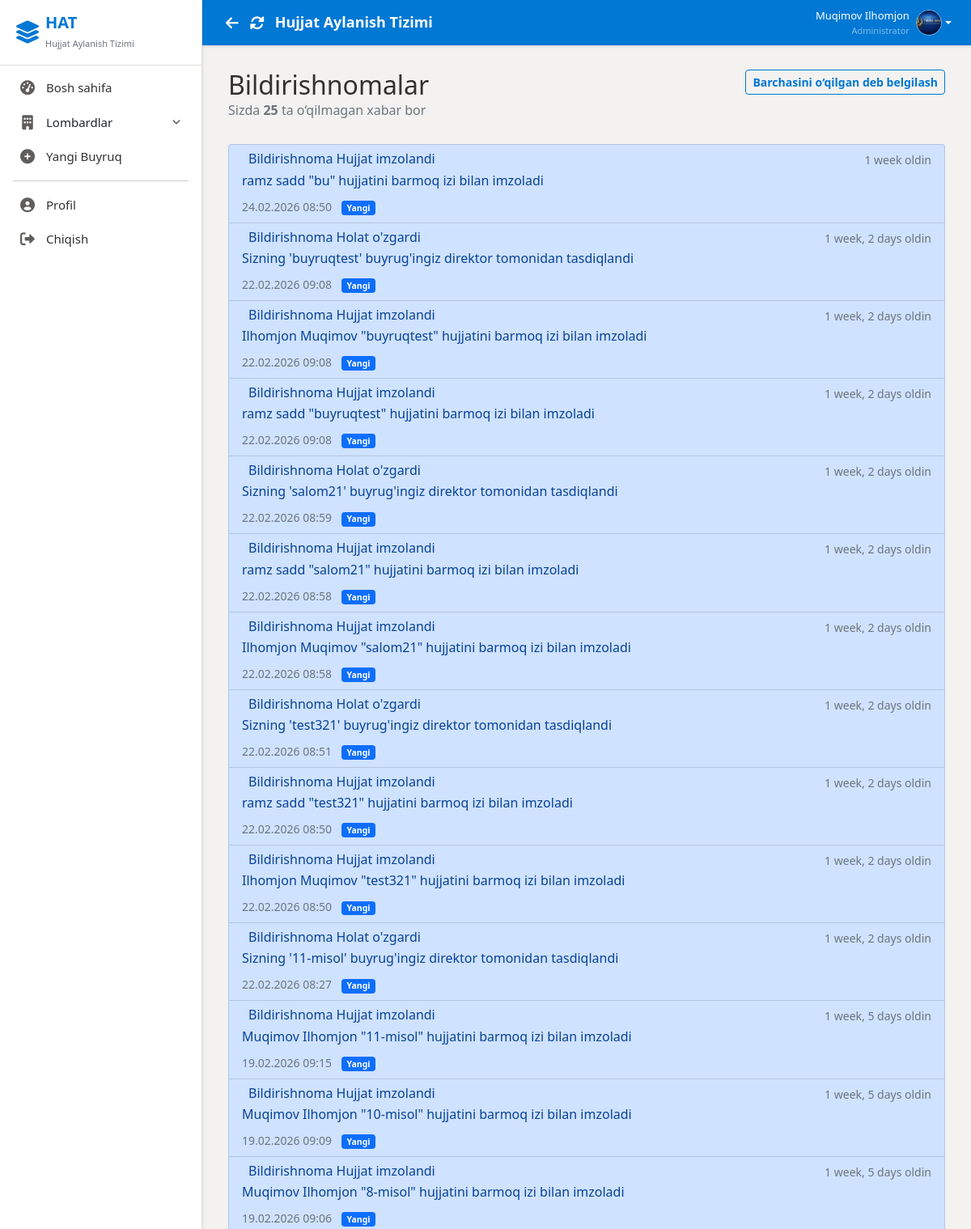
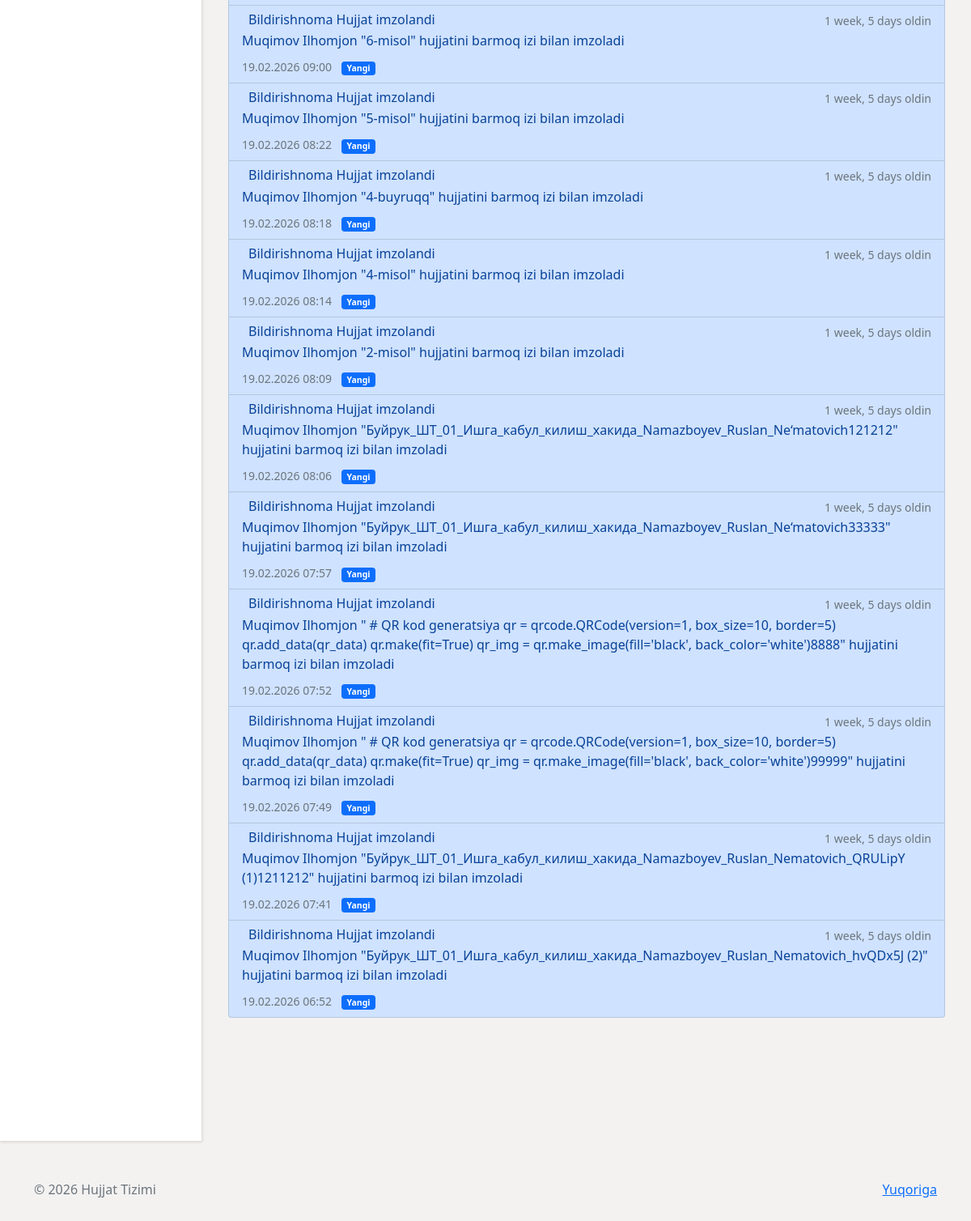
/notifications/ (signed in), run on the app's committed database (2 pictures, top to bottom).
### users/models.py (models this page shows, shortened)
class CustomUser(AbstractUser):
    ROLE_CHOICES = (
        ('admin', 'Administrator'),
        ('employee', 'Ishchi'),
        ('director', 'Direktor'),
    )
    role = models.CharField(max_length=20, choices=ROLE_CHOICES, default='employee')
    branch = models.ManyToManyField(
        Branch,
        related_name='employees',
        blank=True
    )
    profile_image = models.ImageField(upload_to='profiles/', null=True, blank=True)
    signature_image = models.ImageField(upload_to='signatures/', null=True, blank=True)
    fingerprint_enabled = models.BooleanField(default=False, verbose_name='Fingerprint Authentication Enabled')
    middle_name = models.CharField(max_length=100, blank=True, verbose_name='Otasining ismi')
    position = models.CharField(max_length=200, blank=True, verbose_name='Lavozim')
    class Meta:
        verbose_name = 'User'
        verbose_name_plural = 'Users'

### documents/models.py (models this page shows, shortened)
class Notification(models.Model):
    NOTIFICATION_TYPES = (
        ('signature_request', 'Imzo so\'rovi'),
        ('document_signed', 'Hujjat imzolandi'),
        ('status_changed', 'Holat o\'zgardi'),
    )
    user = models.ForeignKey('users.CustomUser', on_delete=models.CASCADE, related_name='notifications')
    notification_type = models.CharField(max_length=30, choices=NOTIFICATION_TYPES)
    order = models.ForeignKey(Order, on_delete=models.CASCADE, related_name='notifications', null=True, blank=True)
    message = models.TextField()
    read = models.BooleanField(default=False)
    created_at = models.DateTimeField(auto_now_add=True)
    class Meta:
        verbose_name = 'Bildirishnoma'
        verbose_name_plural = 'Bildirishnomalar'
        ordering = ['-created_at']

### users/views.py (the view)
# urls.py: path('notifications/',  views.notifications,        name='notifications'),
@login_required
def notifications(request):
    notifications = Notification.objects.filter(user=request.user).order_by('-created_at')
    unread_count = notifications.filter(read=False).count()
    if request.method == 'POST' and 'mark_all_read' in request.POST:
        notifications.update(read=True)
        messages.success(request, 'All notifications marked as read')
        return redirect('notifications')
    return render(request, 'users/notifications.html', {
        'notifications': notifications,
        'unread_count': unread_count
    })

### users/context_processors.py (called while the page is built)
def sidebar_branches(request):
    branches = Branch.objects.select_related('parent_branch').prefetch_related('sub_branches')
    return {
        'sidebar_branches': branches
    }

### templates/users/notifications.html (shortened to what this page needs)
{% extends 'base.html' %}
{% load static %}
{% block content %}
<div class="container mt-4">
    <div class="row mb-4">
        <div class="col">
            <h2 class="mb-0">Bildirishnomalar</h2>
            <p class="text-muted">
                {% if unread_count > 0 %}
                Sizda <strong>{{ unread_count }}</strong> ta o‘qilmagan xabar bor
                {% else %}
                Barcha bildirishnomalar o‘qilgan
                {% endif %}
            </p>
        </div>
        <div class="col-auto">
            {% if unread_count > 0 %}
            <form method="POST" class="d-inline">
                <button type="submit" class="btn btn-outline-primary btn-sm">
                     Barchasini o‘qilgan deb belgilash
                </button>
            </form>
            {% endif %}
        </div>
    </div>
    {% if notifications %}
    <div class="list-group">
        {% for notification in notifications %}
        <div
            class="list-group-item list-group-item-action {% if not notification.read %}list-group-item-primary bg-opacity-10{% endif %}">
            <div class="d-flex w-100 justify-content-between">
                <h6 class="mb-1">
                    {% if notification.notification_type == 'signature_request' %}
                    <i class="bi bi-pen-fill text-primary me-2"></i>Imzolash so‘rovi
                    {% elif notification.notification_type == 'document_completed' %}
                    <i class="bi bi-check-circle-fill text-success me-2"></i>Buyruq yakunlandi
                    {% elif notification.notification_type == 'document_rejected' %}
                    <i class="bi bi-x-circle-fill text-danger me-2"></i>Buyruq rad etildi
                    {% else %}
                    Bildirishnoma
                    {% endif %}
                    {{ notification.get_notification_type_display|default:notification.notification_type }}
                </h6>
                <small class="text-muted">
                    {{ notification.created_at|timesince }} oldin
                </small>
            </div>
            <p class="mb-1">{{ notification.message }}</p>
            <div class="mt-2">
                <small class="text-muted">
                    {{ notification.created_at|date:"d.m.Y H:i" }}
                    {% if not notification.read %}
                    <span class="badge bg-primary ms-2">Yangi</span>
                    {% endif %}
                </small>
            </div>
        </div>
        {% empty %}
        <div class="alert alert-info text-center py-5 my-4">
            <i class="bi bi-bell-slash display-4 d-block mb-3 text-muted"></i>
            <h5>Hozircha bildirishnomalar yo‘q</h5>
            <p class="text-muted">Yangi xabarlar paydo bo‘lganda bu yerda ko‘rinadi</p>
        </div>
        {% endfor %}
    </div>
    {% else %}
    <div class="alert alert-light text-center py-5 my-5 border">
        <i class="bi bi-bell-slash display-1 text-muted d-block mb-3"></i>
        <h4>Hozircha hech qanday bildirishnoma mavjud emas</h4>
    </div>
    {% endif %}
</div>
{% endblock %}

### templates/layouts/header.html (shortened to what this page needs)
<div class="header">
  <div class="d-flex align-items-center">
    <button onclick="history.back()" class="btn btn-link text-white p-1 me-1" title="Orqaga" style="font-size:18px; text-decoration:none;">
      <i class="fas fa-arrow-left"></i>
    </button>
    <button onclick="location.reload()" class="btn btn-link text-white p-1 me-2" title="Yangilash" style="font-size:18px; text-decoration:none;">
      <i class="fas fa-sync-alt"></i>
    </button>
    <h4>{% block header_title %}Hujjat Aylanish Tizimi{% endblock %}</h4>
  </div>
  {% if user.is_authenticated %}
  <div class="user-info">
    <div class="dropdown">
      <a href="#" class="d-flex align-items-center text-decoration-none dropdown-toggle text-white"
        data-bs-toggle="dropdown">
        <div class="text-end me-2 d-none d-md-block">
          <div class="fw-semibold" style="font-size: 13px;">{{ user.get_full_name }}</div>
          <div class="text-white-50" style="font-size: 11px;">{{ user.get_role_display }}</div>
        </div>
        {% if user.profile_image %}
        <img src="{{ user.profile_image.url }}" alt="Profile" class="user-avatar">
        {% else %}
        <div class="user-avatar bg-white text-primary d-flex align-items-center justify-content-center fw-bold">
          {{ user.first_name|first }}{{ user.last_name|first }}
        </div>
        {% endif %}
      </a>
    </div>
  </div>
  {% endif %}
</div>

### templates/base.html (style rules this page uses)
:root { --primary-color: #0078D4; --primary-hover: #005A9E; --primary-light: #C7E0F4; --secondary-color: #605E5C; --success-color: #107C41; --warning-color: #D83B01; --danger-color: #A4262C; --bg-body: #F3F2F1; --bg-surface: #FFFFFF; --text-primary: #323130; --text-secondary: #605E5C; --sidebar-bg: #FFFFFF; --sidebar-border: #E1DFDD; --sidebar-width: 250px; --header-height: 56px; --radius-md: 4px; --radius-lg: 6px; --shadow-sm: 0 1.6px 3.6px 0 rgba(0, 0, 0, 0.13), 0 0.3px 0.9px 0 rgba(0, 0, 0, 0.11); --shadow-md: 0 3.2px 7.2px 0 rgba(0, 0, 0, 0.13), 0 0.6px 1.8px 0 rgba(0, 0, 0, 0.11); }
* { margin: 0; padding: 0; box-sizing: border-box; }
body { font-family: 'Segoe UI', -apple-system, BlinkMacSystemFont, Roboto, 'Helvetica Neue', sans-serif; background-color: var(--bg-body); color: var(--text-primary); font-size: 16px; overflow: hidden; height: 100vh; }
.form-control, .btn { border-radius: var(--radius-md); font-family: inherit; }
.btn { font-weight: 600; box-shadow: none; transition: background-color 0.1s ease, color 0.1s ease; }
.btn-outline-primary { color: var(--primary-color); border-color: var(--primary-color); }
.header { background: var(--primary-color); color: white; padding: 0 24px; height: var(--header-height); min-height: var(--header-height); display: flex; justify-content: space-between; align-items: center; box-shadow: var(--shadow-sm); margin-bottom: 0; flex-shrink: 0; }
.header h4 { font-size: 18px; font-weight: 600; margin: 0; }
.user-info { display: flex; align-items: center; gap: 15px; }
.user-avatar { width: 32px; height: 32px; border-radius: 50%; object-fit: cover; border: 1px solid rgba(255, 255, 255, 0.5); }
.mt-4 { margin-top: 14px !important; }
.mb-4 { margin-bottom: 14px !important; }

### data on the page
CustomUser: get_full_name "Muqimov Ilhomjon", role "Administrator", profile_image (picture)
Notification: shows "Bildirishnoma", notification_type "Hujjat imzolandi", created_at "1 week", message "ramz sadd \"bu\" hujjatini barmoq izi bilan imzoladi", created_at "24.02.2026 08:50", read "Yangi"
Notification: shows "Bildirishnoma", notification_type "Holat o'zgardi", created_at "1 week, 2 days", message "Sizning 'buyruqtest' buyrug'ingiz direktor tomonidan tasdiqlandi", created_at "22.02.2026 09:08", read "Yangi"
Notification: shows "Bildirishnoma", notification_type "Hujjat imzolandi", created_at "1 week, 2 days", message "Ilhomjon Muqimov \"buyruqtest\" hujjatini barmoq izi bilan imzoladi", created_at "22.02.2026 09:08", read "Yangi"
Notification: shows "Bildirishnoma", notification_type "Hujjat imzolandi", created_at "1 week, 2 days", message "ramz sadd \"buyruqtest\" hujjatini barmoq izi bilan imzoladi", created_at "22.02.2026 09:08", read "Yangi"
Notification: shows "Bildirishnoma", notification_type "Holat o'zgardi", created_at "1 week, 2 days", message "Sizning 'salom21' buyrug'ingiz direktor tomonidan tasdiqlandi", created_at "22.02.2026 08:59", read "Yangi"
Notification: shows "Bildirishnoma", notification_type "Hujjat imzolandi", created_at "1 week, 2 days", message "ramz sadd \"salom21\" hujjatini barmoq izi bilan imzoladi", created_at "22.02.2026 08:58", read "Yangi"
Notification: shows "Bildirishnoma", notification_type "Hujjat imzolandi", created_at "1 week, 2 days", message "Ilhomjon Muqimov \"salom21\" hujjatini barmoq izi bilan imzoladi", created_at "22.02.2026 08:58", read "Yangi"
Notification: shows "Bildirishnoma", notification_type "Holat o'zgardi", created_at "1 week, 2 days", message "Sizning 'test321' buyrug'ingiz direktor tomonidan tasdiqlandi", created_at "22.02.2026 08:51", read "Yangi"
Notification: shows "Bildirishnoma", notification_type "Hujjat imzolandi", created_at "1 week, 2 days", message "ramz sadd \"test321\" hujjatini barmoq izi bilan imzoladi", created_at "22.02.2026 08:50", read "Yangi"
Notification: shows "Bildirishnoma", notification_type "Hujjat imzolandi", created_at "1 week, 2 days", message "Ilhomjon Muqimov \"test321\" hujjatini barmoq izi bilan imzoladi", created_at "22.02.2026 08:50", read "Yangi"
Notification: shows "Bildirishnoma", notification_type "Holat o'zgardi", created_at "1 week, 2 days", message "Sizning '11-misol' buyrug'ingiz direktor tomonidan tasdiqlandi", created_at "22.02.2026 08:27", read "Yangi"
Notification: shows "Bildirishnoma", notification_type "Hujjat imzolandi", created_at "1 week, 5 days", message "Muqimov Ilhomjon \"11-misol\" hujjatini barmoq izi bilan imzoladi", created_at "19.02.2026 09:15", read "Yangi"
Notification: shows "Bildirishnoma", notification_type "Hujjat imzolandi", created_at "1 week, 5 days", message "Muqimov Ilhomjon \"10-misol\" hujjatini barmoq izi bilan imzoladi", created_at "19.02.2026 09:09", read "Yangi"
Notification: shows "Bildirishnoma", notification_type "Hujjat imzolandi", created_at "1 week, 5 days", message "Muqimov Ilhomjon \"8-misol\" hujjatini barmoq izi bilan imzoladi", created_at "19.02.2026 09:06", read "Yangi"
Notification: shows "Bildirishnoma", notification_type "Hujjat imzolandi", created_at "1 week, 5 days", message "Muqimov Ilhomjon \"6-misol\" hujjatini barmoq izi bilan imzoladi", created_at "19.02.2026 09:00", read "Yangi"
Notification: shows "Bildirishnoma", notification_type "Hujjat imzolandi", created_at "1 week, 5 days", message "Muqimov Ilhomjon \"5-misol\" hujjatini barmoq izi bilan imzoladi", created_at "19.02.2026 08:22", read "Yangi"
Notification: shows "Bildirishnoma", notification_type "Hujjat imzolandi", created_at "1 week, 5 days", message "Muqimov Ilhomjon \"4-buyruqq\" hujjatini barmoq izi bilan imzoladi", created_at "19.02.2026 08:18", read "Yangi"
Notification: shows "Bildirishnoma", notification_type "Hujjat imzolandi", created_at "1 week, 5 days", message "Muqimov Ilhomjon \"4-misol\" hujjatini barmoq izi bilan imzoladi", created_at "19.02.2026 08:14", read "Yangi"
Notification: shows "Bildirishnoma", notification_type "Hujjat imzolandi", created_at "1 week, 5 days", message "Muqimov Ilhomjon \"2-misol\" hujjatini barmoq izi bilan imzoladi", created_at "19.02.2026 08:09", read "Yangi"
Notification: shows "Bildirishnoma", notification_type "Hujjat imzolandi", created_at "1 week, 5 days", message "Muqimov Ilhomjon \"Буйрук_ШТ_01_Ишга_кабул_килиш_хакида_Namazboyev_Ruslan_Ne‘matovich121212\" hujjatini barmoq izi bilan imzoladi", created_at "19.02.2026 08:06", read "Yangi"
Notification: shows "Bildirishnoma", notification_type "Hujjat imzolandi", created_at "1 week, 5 days", message "Muqimov Ilhomjon \"Буйрук_ШТ_01_Ишга_кабул_килиш_хакида_Namazboyev_Ruslan_Ne‘matovich33333\" hujjatini barmoq izi bilan imzoladi", created_at "19.02.2026 07:57", read "Yangi"
Notification: shows "Bildirishnoma", notification_type "Hujjat imzolandi", created_at "1 week, 5 days", message "Muqimov Ilhomjon \" # QR kod generatsiya qr = qrcode.QRCode(version=1, box_size=10, border=5) qr.add_data(qr_data) qr.make(fit=True) qr_img = qr.make_image(fill='black', back_color='white')8888\" hujjatini barmoq izi bilan imzoladi", created_at "19.02.2026 07:52", read "Yangi"
Notification: shows "Bildirishnoma", notification_type "Hujjat imzolandi", created_at "1 week, 5 days", message "Muqimov Ilhomjon \" # QR kod generatsiya qr = qrcode.QRCode(version=1, box_size=10, border=5) qr.add_data(qr_data) qr.make(fit=True) qr_img = qr.make_image(fill='black', back_color='white')99999\" hujjatini barmoq izi bilan imzoladi", created_at "19.02.2026 07:49", read "Yangi"
Notification: shows "Bildirishnoma", notification_type "Hujjat imzolandi", created_at "1 week, 5 days", message "Muqimov Ilhomjon \"Буйрук_ШТ_01_Ишга_кабул_килиш_хакида_Namazboyev_Ruslan_Nematovich_QRULipY (1)1211212\" hujjatini barmoq izi bilan imzoladi", created_at "19.02.2026 07:41", read "Yangi"
Notification: shows "Bildirishnoma", notification_type "Hujjat imzolandi", created_at "1 week, 5 days", message "Muqimov Ilhomjon \"Буйрук_ШТ_01_Ишга_кабул_килиш_хакида_Namazboyev_Ruslan_Nematovich_hvQDx5J (2)\" hujjatini barmoq izi bilan imzoladi", created_at "19.02.2026 06:52", read "Yangi"

### other printed values
{{ unread_count }} "25"
